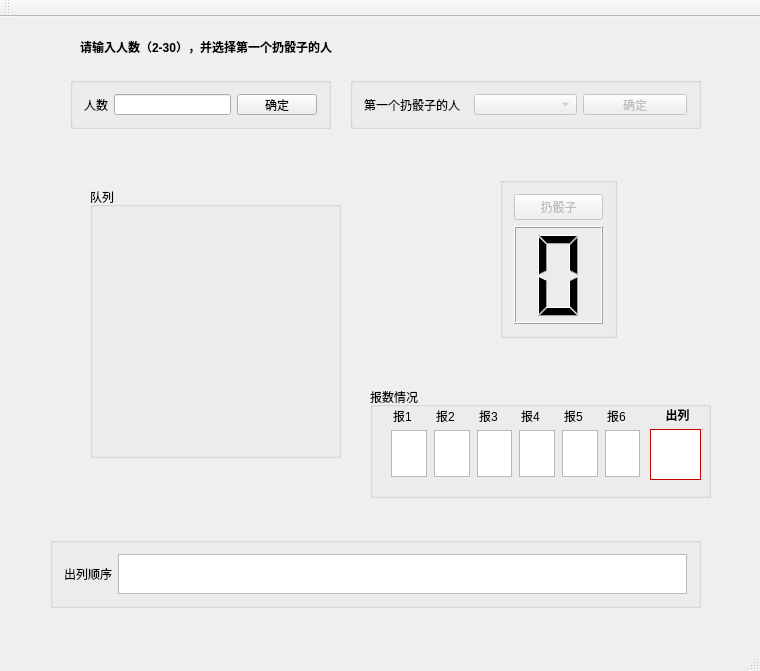
<?xml version="1.0" encoding="UTF-8"?>
<ui version="4.0">
 <class>MainWindow</class>
 <widget class="QMainWindow" name="MainWindow">
  <property name="geometry">
   <rect>
    <x>0</x>
    <y>0</y>
    <width>760</width>
    <height>671</height>
   </rect>
  </property>
  <property name="windowTitle">
   <string>MainWindow</string>
  </property>
  <widget class="QWidget" name="centralWidget">
   <widget class="QGroupBox" name="groupBox">
    <property name="geometry">
     <rect>
      <x>70</x>
      <y>60</y>
      <width>261</width>
      <height>52</height>
     </rect>
    </property>
    <property name="title">
     <string/>
    </property>
    <layout class="QHBoxLayout" name="horizontalLayout">
     <item>
      <widget class="QLabel" name="label">
       <property name="text">
        <string>人数</string>
       </property>
      </widget>
     </item>
     <item>
      <widget class="QLineEdit" name="lineEdit"/>
     </item>
     <item>
      <widget class="QPushButton" name="pushButton">
       <property name="text">
        <string>确定</string>
       </property>
      </widget>
     </item>
    </layout>
   </widget>
   <widget class="QGroupBox" name="groupBox_2">
    <property name="geometry">
     <rect>
      <x>350</x>
      <y>60</y>
      <width>351</width>
      <height>52</height>
     </rect>
    </property>
    <property name="title">
     <string/>
    </property>
    <layout class="QHBoxLayout" name="horizontalLayout_2">
     <item>
      <widget class="QLabel" name="label_2">
       <property name="text">
        <string>第一个扔骰子的人</string>
       </property>
      </widget>
     </item>
     <item>
      <widget class="QComboBox" name="comboBox">
       <property name="enabled">
        <bool>false</bool>
       </property>
       <property name="editable">
        <bool>false</bool>
       </property>
       <property name="currentText">
        <string/>
       </property>
       <property name="duplicatesEnabled">
        <bool>false</bool>
       </property>
      </widget>
     </item>
     <item>
      <widget class="QPushButton" name="pushButton_3">
       <property name="enabled">
        <bool>false</bool>
       </property>
       <property name="text">
        <string>确定</string>
       </property>
      </widget>
     </item>
    </layout>
   </widget>
   <widget class="QGroupBox" name="groupBox_3">
    <property name="geometry">
     <rect>
      <x>500</x>
      <y>160</y>
      <width>117</width>
      <height>161</height>
     </rect>
    </property>
    <property name="title">
     <string/>
    </property>
    <layout class="QVBoxLayout" name="verticalLayout">
     <item>
      <widget class="QPushButton" name="pushButton_2">
       <property name="enabled">
        <bool>false</bool>
       </property>
       <property name="text">
        <string>扔骰子</string>
       </property>
      </widget>
     </item>
     <item>
      <widget class="QLCDNumber" name="lcdNumber">
       <property name="smallDecimalPoint">
        <bool>false</bool>
       </property>
       <property name="digitCount">
        <number>1</number>
       </property>
       <property name="intValue" stdset="0">
        <number>0</number>
       </property>
      </widget>
     </item>
    </layout>
   </widget>
   <widget class="QGroupBox" name="groupBox_5">
    <property name="geometry">
     <rect>
      <x>50</x>
      <y>520</y>
      <width>651</width>
      <height>71</height>
     </rect>
    </property>
    <property name="title">
     <string/>
    </property>
    <layout class="QHBoxLayout" name="horizontalLayout_4">
     <item>
      <widget class="QLabel" name="label_4">
       <property name="text">
        <string>出列顺序</string>
       </property>
      </widget>
     </item>
     <item>
      <widget class="QPlainTextEdit" name="DequeueTxt">
       <property name="enabled">
        <bool>true</bool>
       </property>
       <property name="readOnly">
        <bool>true</bool>
       </property>
      </widget>
     </item>
    </layout>
   </widget>
   <widget class="QGroupBox" name="groupBox_6">
    <property name="geometry">
     <rect>
      <x>370</x>
      <y>370</y>
      <width>341</width>
      <height>111</height>
     </rect>
    </property>
    <property name="title">
     <string>报数情况</string>
    </property>
    <widget class="QLabel" name="label_13">
     <property name="geometry">
      <rect>
       <x>290</x>
       <y>20</y>
       <width>35</width>
       <height>15</height>
      </rect>
     </property>
     <property name="font">
      <font>
       <weight>75</weight>
       <bold>true</bold>
      </font>
     </property>
     <property name="text">
      <string>出列</string>
     </property>
     <property name="alignment">
      <set>Qt::AlignCenter</set>
     </property>
    </widget>
    <widget class="QPlainTextEdit" name="TxtKilled">
     <property name="enabled">
      <bool>true</bool>
     </property>
     <property name="geometry">
      <rect>
       <x>280</x>
       <y>42</y>
       <width>51</width>
       <height>51</height>
      </rect>
     </property>
     <property name="palette">
      <palette>
       <active>
        <colorrole role="WindowText">
         <brush brushstyle="SolidPattern">
          <color alpha="255">
           <red>0</red>
           <green>0</green>
           <blue>0</blue>
          </color>
         </brush>
        </colorrole>
        <colorrole role="Button">
         <brush brushstyle="SolidPattern">
          <color alpha="255">
           <red>255</red>
           <green>0</green>
           <blue>0</blue>
          </color>
         </brush>
        </colorrole>
        <colorrole role="Light">
         <brush brushstyle="SolidPattern">
          <color alpha="255">
           <red>255</red>
           <green>127</green>
           <blue>127</blue>
          </color>
         </brush>
        </colorrole>
        <colorrole role="Midlight">
         <brush brushstyle="SolidPattern">
          <color alpha="255">
           <red>255</red>
           <green>63</green>
           <blue>63</blue>
          </color>
         </brush>
        </colorrole>
        <colorrole role="Dark">
         <brush brushstyle="SolidPattern">
          <color alpha="255">
           <red>127</red>
           <green>0</green>
           <blue>0</blue>
          </color>
         </brush>
        </colorrole>
        <colorrole role="Mid">
         <brush brushstyle="SolidPattern">
          <color alpha="255">
           <red>170</red>
           <green>0</green>
           <blue>0</blue>
          </color>
         </brush>
        </colorrole>
        <colorrole role="Text">
         <brush brushstyle="SolidPattern">
          <color alpha="255">
           <red>0</red>
           <green>0</green>
           <blue>0</blue>
          </color>
         </brush>
        </colorrole>
        <colorrole role="BrightText">
         <brush brushstyle="SolidPattern">
          <color alpha="255">
           <red>255</red>
           <green>255</green>
           <blue>255</blue>
          </color>
         </brush>
        </colorrole>
        <colorrole role="ButtonText">
         <brush brushstyle="SolidPattern">
          <color alpha="255">
           <red>0</red>
           <green>0</green>
           <blue>0</blue>
          </color>
         </brush>
        </colorrole>
        <colorrole role="Base">
         <brush brushstyle="SolidPattern">
          <color alpha="255">
           <red>255</red>
           <green>255</green>
           <blue>255</blue>
          </color>
         </brush>
        </colorrole>
        <colorrole role="Window">
         <brush brushstyle="SolidPattern">
          <color alpha="255">
           <red>255</red>
           <green>0</green>
           <blue>0</blue>
          </color>
         </brush>
        </colorrole>
        <colorrole role="Shadow">
         <brush brushstyle="SolidPattern">
          <color alpha="255">
           <red>0</red>
           <green>0</green>
           <blue>0</blue>
          </color>
         </brush>
        </colorrole>
        <colorrole role="AlternateBase">
         <brush brushstyle="SolidPattern">
          <color alpha="255">
           <red>255</red>
           <green>127</green>
           <blue>127</blue>
          </color>
         </brush>
        </colorrole>
        <colorrole role="ToolTipBase">
         <brush brushstyle="SolidPattern">
          <color alpha="255">
           <red>255</red>
           <green>255</green>
           <blue>220</blue>
          </color>
         </brush>
        </colorrole>
        <colorrole role="ToolTipText">
         <brush brushstyle="SolidPattern">
          <color alpha="255">
           <red>0</red>
           <green>0</green>
           <blue>0</blue>
          </color>
         </brush>
        </colorrole>
        <colorrole role="PlaceholderText">
         <brush brushstyle="SolidPattern">
          <color alpha="128">
           <red>0</red>
           <green>0</green>
           <blue>0</blue>
          </color>
         </brush>
        </colorrole>
       </active>
       <inactive>
        <colorrole role="WindowText">
         <brush brushstyle="SolidPattern">
          <color alpha="255">
           <red>0</red>
           <green>0</green>
           <blue>0</blue>
          </color>
         </brush>
        </colorrole>
        <colorrole role="Button">
         <brush brushstyle="SolidPattern">
          <color alpha="255">
           <red>255</red>
           <green>0</green>
           <blue>0</blue>
          </color>
         </brush>
        </colorrole>
        <colorrole role="Light">
         <brush brushstyle="SolidPattern">
          <color alpha="255">
           <red>255</red>
           <green>127</green>
           <blue>127</blue>
          </color>
         </brush>
        </colorrole>
        <colorrole role="Midlight">
         <brush brushstyle="SolidPattern">
          <color alpha="255">
           <red>255</red>
           <green>63</green>
           <blue>63</blue>
          </color>
         </brush>
        </colorrole>
        <colorrole role="Dark">
         <brush brushstyle="SolidPattern">
          <color alpha="255">
           <red>127</red>
           <green>0</green>
           <blue>0</blue>
          </color>
         </brush>
        </colorrole>
        <colorrole role="Mid">
         <brush brushstyle="SolidPattern">
          <color alpha="255">
           <red>170</red>
           <green>0</green>
           <blue>0</blue>
          </color>
         </brush>
        </colorrole>
        <colorrole role="Text">
         <brush brushstyle="SolidPattern">
          <color alpha="255">
           <red>0</red>
           <green>0</green>
           <blue>0</blue>
          </color>
         </brush>
        </colorrole>
        <colorrole role="BrightText">
         <brush brushstyle="SolidPattern">
          <color alpha="255">
           <red>255</red>
           <green>255</green>
           <blue>255</blue>
          </color>
         </brush>
        </colorrole>
        <colorrole role="ButtonText">
         <brush brushstyle="SolidPattern">
          <color alpha="255">
           <red>0</red>
           <green>0</green>
           <blue>0</blue>
          </color>
         </brush>
        </colorrole>
        <colorrole role="Base">
         <brush brushstyle="SolidPattern">
          <color alpha="255">
           <red>255</red>
           <green>255</green>
           <blue>255</blue>
          </color>
         </brush>
        </colorrole>
        <colorrole role="Window">
         <brush brushstyle="SolidPattern">
          <color alpha="255">
           <red>255</red>
           <green>0</green>
           <blue>0</blue>
          </color>
         </brush>
        </colorrole>
        <colorrole role="Shadow">
         <brush brushstyle="SolidPattern">
          <color alpha="255">
           <red>0</red>
           <green>0</green>
           <blue>0</blue>
          </color>
         </brush>
        </colorrole>
        <colorrole role="AlternateBase">
         <brush brushstyle="SolidPattern">
          <color alpha="255">
           <red>255</red>
           <green>127</green>
           <blue>127</blue>
          </color>
         </brush>
        </colorrole>
        <colorrole role="ToolTipBase">
         <brush brushstyle="SolidPattern">
          <color alpha="255">
           <red>255</red>
           <green>255</green>
           <blue>220</blue>
          </color>
         </brush>
        </colorrole>
        <colorrole role="ToolTipText">
         <brush brushstyle="SolidPattern">
          <color alpha="255">
           <red>0</red>
           <green>0</green>
           <blue>0</blue>
          </color>
         </brush>
        </colorrole>
        <colorrole role="PlaceholderText">
         <brush brushstyle="SolidPattern">
          <color alpha="128">
           <red>0</red>
           <green>0</green>
           <blue>0</blue>
          </color>
         </brush>
        </colorrole>
       </inactive>
       <disabled>
        <colorrole role="WindowText">
         <brush brushstyle="SolidPattern">
          <color alpha="255">
           <red>127</red>
           <green>0</green>
           <blue>0</blue>
          </color>
         </brush>
        </colorrole>
        <colorrole role="Button">
         <brush brushstyle="SolidPattern">
          <color alpha="255">
           <red>255</red>
           <green>0</green>
           <blue>0</blue>
          </color>
         </brush>
        </colorrole>
        <colorrole role="Light">
         <brush brushstyle="SolidPattern">
          <color alpha="255">
           <red>255</red>
           <green>127</green>
           <blue>127</blue>
          </color>
         </brush>
        </colorrole>
        <colorrole role="Midlight">
         <brush brushstyle="SolidPattern">
          <color alpha="255">
           <red>255</red>
           <green>63</green>
           <blue>63</blue>
          </color>
         </brush>
        </colorrole>
        <colorrole role="Dark">
         <brush brushstyle="SolidPattern">
          <color alpha="255">
           <red>127</red>
           <green>0</green>
           <blue>0</blue>
          </color>
         </brush>
        </colorrole>
        <colorrole role="Mid">
         <brush brushstyle="SolidPattern">
          <color alpha="255">
           <red>170</red>
           <green>0</green>
           <blue>0</blue>
          </color>
         </brush>
        </colorrole>
        <colorrole role="Text">
         <brush brushstyle="SolidPattern">
          <color alpha="255">
           <red>127</red>
           <green>0</green>
           <blue>0</blue>
          </color>
         </brush>
        </colorrole>
        <colorrole role="BrightText">
         <brush brushstyle="SolidPattern">
          <color alpha="255">
           <red>255</red>
           <green>255</green>
           <blue>255</blue>
          </color>
         </brush>
        </colorrole>
        <colorrole role="ButtonText">
         <brush brushstyle="SolidPattern">
          <color alpha="255">
           <red>127</red>
           <green>0</green>
           <blue>0</blue>
          </color>
         </brush>
        </colorrole>
        <colorrole role="Base">
         <brush brushstyle="SolidPattern">
          <color alpha="255">
           <red>255</red>
           <green>0</green>
           <blue>0</blue>
          </color>
         </brush>
        </colorrole>
        <colorrole role="Window">
         <brush brushstyle="SolidPattern">
          <color alpha="255">
           <red>255</red>
           <green>0</green>
           <blue>0</blue>
          </color>
         </brush>
        </colorrole>
        <colorrole role="Shadow">
         <brush brushstyle="SolidPattern">
          <color alpha="255">
           <red>0</red>
           <green>0</green>
           <blue>0</blue>
          </color>
         </brush>
        </colorrole>
        <colorrole role="AlternateBase">
         <brush brushstyle="SolidPattern">
          <color alpha="255">
           <red>255</red>
           <green>0</green>
           <blue>0</blue>
          </color>
         </brush>
        </colorrole>
        <colorrole role="ToolTipBase">
         <brush brushstyle="SolidPattern">
          <color alpha="255">
           <red>255</red>
           <green>255</green>
           <blue>220</blue>
          </color>
         </brush>
        </colorrole>
        <colorrole role="ToolTipText">
         <brush brushstyle="SolidPattern">
          <color alpha="255">
           <red>0</red>
           <green>0</green>
           <blue>0</blue>
          </color>
         </brush>
        </colorrole>
        <colorrole role="PlaceholderText">
         <brush brushstyle="SolidPattern">
          <color alpha="128">
           <red>0</red>
           <green>0</green>
           <blue>0</blue>
          </color>
         </brush>
        </colorrole>
       </disabled>
      </palette>
     </property>
     <property name="font">
      <font>
       <pointsize>12</pointsize>
       <weight>75</weight>
       <bold>true</bold>
      </font>
     </property>
     <property name="readOnly">
      <bool>true</bool>
     </property>
    </widget>
    <widget class="QPlainTextEdit" name="Txt2">
     <property name="enabled">
      <bool>true</bool>
     </property>
     <property name="geometry">
      <rect>
       <x>64</x>
       <y>43</y>
       <width>36</width>
       <height>47</height>
      </rect>
     </property>
     <property name="font">
      <font>
       <family>SimSun-ExtB</family>
       <pointsize>12</pointsize>
      </font>
     </property>
     <property name="readOnly">
      <bool>true</bool>
     </property>
    </widget>
    <widget class="QPlainTextEdit" name="Txt5">
     <property name="enabled">
      <bool>true</bool>
     </property>
     <property name="geometry">
      <rect>
       <x>192</x>
       <y>43</y>
       <width>36</width>
       <height>47</height>
      </rect>
     </property>
     <property name="font">
      <font>
       <family>SimSun-ExtB</family>
       <pointsize>12</pointsize>
      </font>
     </property>
     <property name="readOnly">
      <bool>true</bool>
     </property>
    </widget>
    <widget class="QPlainTextEdit" name="Txt3">
     <property name="enabled">
      <bool>true</bool>
     </property>
     <property name="geometry">
      <rect>
       <x>107</x>
       <y>43</y>
       <width>35</width>
       <height>47</height>
      </rect>
     </property>
     <property name="font">
      <font>
       <family>SimSun-ExtB</family>
       <pointsize>12</pointsize>
      </font>
     </property>
     <property name="readOnly">
      <bool>true</bool>
     </property>
    </widget>
    <widget class="QLabel" name="label_5">
     <property name="geometry">
      <rect>
       <x>21</x>
       <y>21</y>
       <width>23</width>
       <height>16</height>
      </rect>
     </property>
     <property name="text">
      <string>报1</string>
     </property>
     <property name="alignment">
      <set>Qt::AlignCenter</set>
     </property>
    </widget>
    <widget class="QPlainTextEdit" name="Txt6">
     <property name="enabled">
      <bool>true</bool>
     </property>
     <property name="geometry">
      <rect>
       <x>235</x>
       <y>43</y>
       <width>35</width>
       <height>47</height>
      </rect>
     </property>
     <property name="font">
      <font>
       <family>SimSun-ExtB</family>
       <pointsize>12</pointsize>
      </font>
     </property>
     <property name="readOnly">
      <bool>true</bool>
     </property>
    </widget>
    <widget class="QLabel" name="label_6">
     <property name="geometry">
      <rect>
       <x>64</x>
       <y>21</y>
       <width>23</width>
       <height>16</height>
      </rect>
     </property>
     <property name="text">
      <string>报2</string>
     </property>
     <property name="alignment">
      <set>Qt::AlignCenter</set>
     </property>
    </widget>
    <widget class="QLabel" name="label_7">
     <property name="geometry">
      <rect>
       <x>107</x>
       <y>21</y>
       <width>23</width>
       <height>16</height>
      </rect>
     </property>
     <property name="text">
      <string>报3</string>
     </property>
     <property name="alignment">
      <set>Qt::AlignCenter</set>
     </property>
    </widget>
    <widget class="QLabel" name="label_8">
     <property name="geometry">
      <rect>
       <x>149</x>
       <y>21</y>
       <width>23</width>
       <height>16</height>
      </rect>
     </property>
     <property name="text">
      <string>报4</string>
     </property>
     <property name="alignment">
      <set>Qt::AlignCenter</set>
     </property>
    </widget>
    <widget class="QPlainTextEdit" name="Txt1">
     <property name="enabled">
      <bool>true</bool>
     </property>
     <property name="geometry">
      <rect>
       <x>21</x>
       <y>43</y>
       <width>36</width>
       <height>47</height>
      </rect>
     </property>
     <property name="sizePolicy">
      <sizepolicy hsizetype="Fixed" vsizetype="Fixed">
       <horstretch>0</horstretch>
       <verstretch>0</verstretch>
      </sizepolicy>
     </property>
     <property name="font">
      <font>
       <family>SimSun-ExtB</family>
       <pointsize>12</pointsize>
      </font>
     </property>
     <property name="readOnly">
      <bool>true</bool>
     </property>
    </widget>
    <widget class="QLabel" name="label_9">
     <property name="geometry">
      <rect>
       <x>192</x>
       <y>21</y>
       <width>23</width>
       <height>16</height>
      </rect>
     </property>
     <property name="text">
      <string>报5</string>
     </property>
     <property name="alignment">
      <set>Qt::AlignCenter</set>
     </property>
    </widget>
    <widget class="QLabel" name="label_10">
     <property name="geometry">
      <rect>
       <x>235</x>
       <y>21</y>
       <width>23</width>
       <height>16</height>
      </rect>
     </property>
     <property name="text">
      <string>报6</string>
     </property>
     <property name="alignment">
      <set>Qt::AlignCenter</set>
     </property>
    </widget>
    <widget class="QPlainTextEdit" name="Txt4">
     <property name="enabled">
      <bool>true</bool>
     </property>
     <property name="geometry">
      <rect>
       <x>149</x>
       <y>43</y>
       <width>36</width>
       <height>47</height>
      </rect>
     </property>
     <property name="font">
      <font>
       <family>SimSun-ExtB</family>
       <pointsize>12</pointsize>
      </font>
     </property>
     <property name="readOnly">
      <bool>true</bool>
     </property>
    </widget>
   </widget>
   <widget class="QLabel" name="Prompt">
    <property name="geometry">
     <rect>
      <x>80</x>
      <y>20</y>
      <width>411</width>
      <height>20</height>
     </rect>
    </property>
    <property name="font">
     <font>
      <weight>75</weight>
      <bold>true</bold>
     </font>
    </property>
    <property name="text">
     <string>请输入人数（2-30），并选择第一个扔骰子的人</string>
    </property>
   </widget>
   <widget class="QGroupBox" name="groupBox_4">
    <property name="geometry">
     <rect>
      <x>90</x>
      <y>170</y>
      <width>251</width>
      <height>271</height>
     </rect>
    </property>
    <property name="title">
     <string>队列</string>
    </property>
   </widget>
  </widget>
  <widget class="QMenuBar" name="menuBar">
   <property name="geometry">
    <rect>
     <x>0</x>
     <y>0</y>
     <width>760</width>
     <height>26</height>
    </rect>
   </property>
  </widget>
  <widget class="QToolBar" name="mainToolBar">
   <attribute name="toolBarArea">
    <enum>TopToolBarArea</enum>
   </attribute>
   <attribute name="toolBarBreak">
    <bool>false</bool>
   </attribute>
  </widget>
  <widget class="QStatusBar" name="statusBar"/>
 </widget>
 <layoutdefault spacing="6" margin="11"/>
 <resources/>
 <connections/>
</ui>
